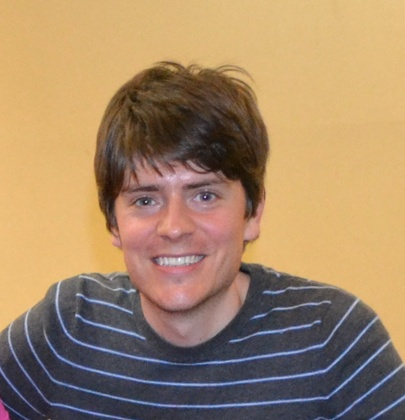
%> input picture Image morphing/man1.jpg, 405 x 420 px, shrunk from 736 x 763 before the run
$ octave morphing.m   (GNU Octave 9; MATLAB toolbox functions it lacks are replaced by stand-ins)
%> lines starting %> are read from the running program, lines starting %| are printed output that depends on the picture
%%clear all;
clc;
I1 = imread('man1.jpg');
%> I1 is the input picture: size 420x405x3 uint8; mean R, G, B 162.5, 134.5, 103.8
I2 = imread('man2.jpg');
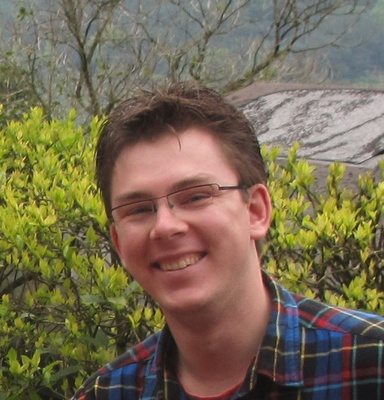
%> input picture Image morphing/man2.jpg, 384 x 400 px, shrunk from 697 x 727 before the run
%> I2 is the input picture: size 400x384x3 uint8; mean R, G, B 118.8, 106.9, 82.6
I1 = im2double(I1);
%> I1: size 420x405x3 double
I2 = im2double(I2);
%> I2: size 400x384x3 double

[m1,n1,r1] = size(I1);
%> m1 = 420; n1 = 405; r1 = 3
[m2,n2,r2] = size(I2);
%> m2 = 400; n2 = 384; r2 = 3
m = min(m1,m2);
%> m = 400
n = min(n1,n2);
%> n = 384
I1 = I1(1:m,1:n,:);
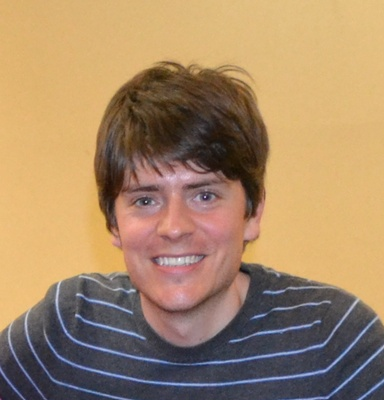
%> I1: size 400x384x3 double; mean R, G, B 0.648, 0.533, 0.407
I2 = I2(1:m,1:n,:);


%> (the run ends here)
